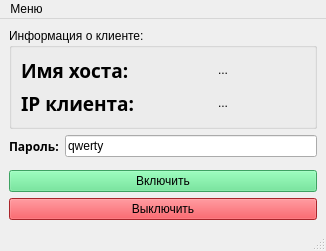
<?xml version="1.0" encoding="UTF-8"?>
<ui version="4.0">
 <class>MainWindow</class>
 <widget class="QMainWindow" name="MainWindow">
  <property name="geometry">
   <rect>
    <x>0</x>
    <y>0</y>
    <width>326</width>
    <height>251</height>
   </rect>
  </property>
  <property name="windowTitle">
   <string>MainWindow</string>
  </property>
  <property name="windowIcon">
   <iconset>
    <normaloff>../../pictures/icons/server.png</normaloff>../../pictures/icons/server.png</iconset>
  </property>
  <widget class="QWidget" name="centralwidget">
   <layout class="QHBoxLayout" name="horizontalLayout">
    <item>
     <layout class="QVBoxLayout" name="verticalLayout">
      <item>
       <widget class="QGroupBox" name="information_groupBox">
        <property name="title">
         <string>Информация о клиенте:</string>
        </property>
        <layout class="QVBoxLayout" name="verticalLayout_2">
         <item>
          <layout class="QFormLayout" name="formLayout">
           <item row="0" column="0">
            <widget class="QLabel" name="hostName_label">
             <property name="font">
              <font>
               <family>Ubuntu Mono</family>
               <pointsize>14</pointsize>
              </font>
             </property>
             <property name="text">
              <string>&lt;html&gt;&lt;head/&gt;&lt;body&gt;&lt;p&gt;&lt;span style=&quot; font-weight:600;&quot;&gt;Имя хоста:&lt;/span&gt;&lt;/p&gt;&lt;/body&gt;&lt;/html&gt;</string>
             </property>
            </widget>
           </item>
           <item row="0" column="1">
            <widget class="QLabel" name="hostName">
             <property name="text">
              <string>&lt;html&gt;&lt;head/&gt;&lt;body&gt;&lt;p align=&quot;center&quot;&gt;...&lt;/p&gt;&lt;/body&gt;&lt;/html&gt;</string>
             </property>
            </widget>
           </item>
           <item row="1" column="0">
            <widget class="QLabel" name="clientIP_label">
             <property name="font">
              <font>
               <family>Ubuntu Mono</family>
               <pointsize>14</pointsize>
              </font>
             </property>
             <property name="text">
              <string>&lt;html&gt;&lt;head/&gt;&lt;body&gt;&lt;p&gt;&lt;span style=&quot; font-weight:600;&quot;&gt;IP клиента:&lt;/span&gt;&lt;/p&gt;&lt;/body&gt;&lt;/html&gt;</string>
             </property>
            </widget>
           </item>
           <item row="1" column="1">
            <widget class="QLabel" name="clientIP">
             <property name="text">
              <string>&lt;html&gt;&lt;head/&gt;&lt;body&gt;&lt;p align=&quot;center&quot;&gt;...&lt;/p&gt;&lt;/body&gt;&lt;/html&gt;</string>
             </property>
            </widget>
           </item>
          </layout>
         </item>
        </layout>
       </widget>
      </item>
      <item>
       <layout class="QFormLayout" name="formLayout_2">
        <item row="0" column="0">
         <widget class="QLabel" name="password_label">
          <property name="font">
           <font>
            <family>Ubuntu Mono</family>
            <weight>75</weight>
            <bold>true</bold>
           </font>
          </property>
          <property name="text">
           <string>Пароль:</string>
          </property>
         </widget>
        </item>
        <item row="0" column="1">
         <widget class="QLineEdit" name="password_lineEdit">
          <property name="text">
           <string>qwerty</string>
          </property>
         </widget>
        </item>
       </layout>
      </item>
      <item>
       <widget class="QPushButton" name="turn_on_pushButton">
        <property name="acceptDrops">
         <bool>false</bool>
        </property>
        <property name="styleSheet">
         <string notr="true">background-color: rgb(87, 227, 137)</string>
        </property>
        <property name="text">
         <string>Включить</string>
        </property>
       </widget>
      </item>
      <item>
       <widget class="QPushButton" name="turn_off_pushButton">
        <property name="styleSheet">
         <string notr="true">background-color: rgb(237, 51, 59)</string>
        </property>
        <property name="text">
         <string>Выключить</string>
        </property>
       </widget>
      </item>
     </layout>
    </item>
   </layout>
  </widget>
  <widget class="QMenuBar" name="menubar">
   <property name="geometry">
    <rect>
     <x>0</x>
     <y>0</y>
     <width>326</width>
     <height>22</height>
    </rect>
   </property>
   <widget class="QMenu" name="menuMenu">
    <property name="title">
     <string>Меню</string>
    </property>
    <addaction name="actionExit"/>
   </widget>
   <addaction name="menuMenu"/>
  </widget>
  <widget class="QStatusBar" name="statusbar"/>
  <action name="actionExit">
   <property name="text">
    <string>Выход</string>
   </property>
  </action>
 </widget>
 <resources/>
 <connections/>
</ui>
